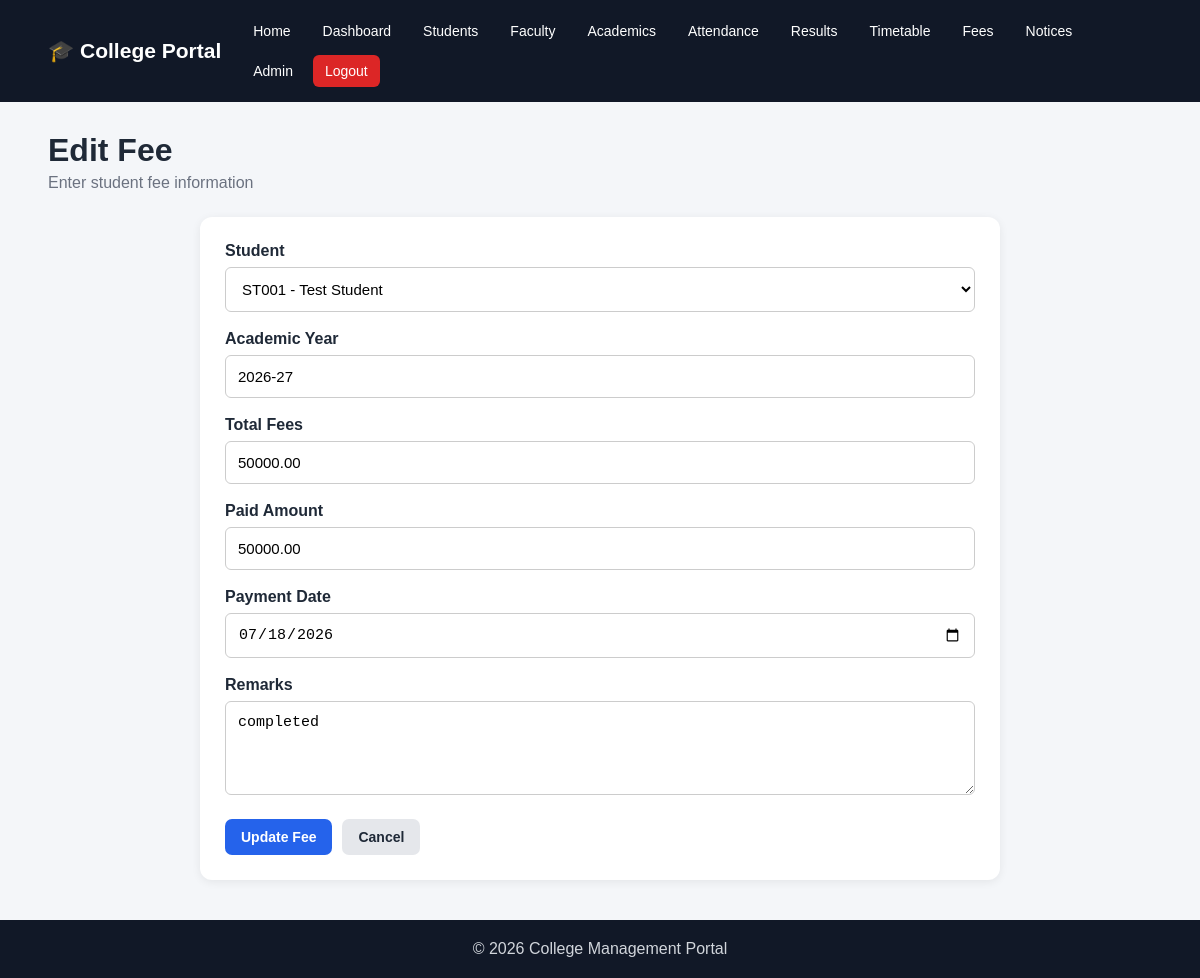
Page /fees/2/edit/ (signed in) on the committed database.
### students/models.py (models this page shows)
class Student(models.Model):
    GENDER_CHOICES = [
        ('Male', 'Male'),
        ('Female', 'Female'),
        ('Other', 'Other'),
    ]
    student_id = models.CharField(
        max_length=20,
        unique=True
    )
    first_name = models.CharField(
        max_length=100
    )
    last_name = models.CharField(
        max_length=100
    )
    email = models.EmailField(
        unique=True
    )
    phone = models.CharField(
        max_length=15
    )
    date_of_birth = models.DateField()
    gender = models.CharField(
        max_length=10,
        choices=GENDER_CHOICES
    )
    department = models.CharField(
        max_length=100
    )
    course = models.CharField(
        max_length=100
    )
    year = models.IntegerField()
    address = models.TextField()
    admission_date = models.DateField(
        auto_now_add=True
    )
    created_at = models.DateTimeField(
        auto_now_add=True
    )
    def __str__(self):
        return f"{self.student_id} - {self.first_name} {self.last_name}"

### fees/models.py (models this page shows, shortened)
class Fee(models.Model):
    PAYMENT_STATUS_CHOICES = [
        ('Paid', 'Paid'),
        ('Partial', 'Partial'),
        ('Pending', 'Pending'),
    ]
    student = models.ForeignKey(
        Student,
        on_delete=models.CASCADE,
        related_name='fees'
    )
    academic_year = models.CharField(
        max_length=20
    )
    total_fees = models.DecimalField(
        max_digits=10,
        decimal_places=2,
        validators=[
            MinValueValidator(0)
        ]
    )
    paid_amount = models.DecimalField(
        max_digits=10,
        decimal_places=2,
        validators=[
            MinValueValidator(0)
        ]
    )
    pending_amount = models.DecimalField(
        max_digits=10,
        decimal_places=2,
        default=0
    )
    payment_status = models.CharField(
        max_length=10,
        choices=PAYMENT_STATUS_CHOICES,
        default='Pending'
    )
    payment_date = models.DateField(
        null=True,
        blank=True
    )
    remarks = models.TextField(
        blank=True
    )
    created_at = models.DateTimeField(
        auto_now_add=True
    )
    class Meta:
        ordering = [
            '-created_at'
        ]

### fees/views.py (the view)
@login_required
def fee_update(request, pk):
    fee = get_object_or_404(
        Fee,
        pk=pk
    )
    if request.method == 'POST':
        form = FeeForm(
            request.POST,
            instance=fee
        )
        if form.is_valid():
            form.save()
            return redirect(
                'fee_list'
            )
    else:
        form = FeeForm(
            instance=fee
        )
    return render(
        request,
        'fees/fee_form.html',
        {
            'form': form,
            'fee': fee
        }
    )

### fees/forms.py (shortened to what this page needs)
class FeeForm(forms.ModelForm):
    class Meta:
        model = Fee
        fields = [
            'student',
            'academic_year',
            'total_fees',
            'paid_amount',
            'payment_date',
            'remarks',
        ]
        widgets = {
            'total_fees': forms.NumberInput(
                attrs={
                    'min': 0,
                    'step': '0.01'
                }
            ),
            'paid_amount': forms.NumberInput(
                attrs={
                    'min': 0,
                    'step': '0.01'
                }
            ),
            'payment_date': forms.DateInput(
                attrs={
                    'type': 'date'
                }
            ),
            'remarks': forms.Textarea(
                attrs={
                    'rows': 4
                }
            ),
        }

### templates/fees/fee_form.html (shortened to what this page needs)
{% extends 'base.html' %}
{% block content %}
<div class="section-header">
    <div>
        <h1>
            {% if fee %}
            Edit Fee
            {% else %}
            Add Fee
            {% endif %}
        </h1>
        <p>
            Enter student fee information
        </p>
    </div>
</div>
<div class="card form-card">
    <form method="POST">
        <div class="form-group">
            <label>
                Student
            </label>
            {{ form.student }}
        </div>
        <div class="form-group">
            <label>
                Academic Year
            </label>
            {{ form.academic_year }}
        </div>
        <div class="form-group">
            <label>
                Total Fees
            </label>
            {{ form.total_fees }}
        </div>
        <div class="form-group">
            <label>
                Paid Amount
            </label>
            {{ form.paid_amount }}
        </div>
        <div class="form-group">
            <label>
                Payment Date
            </label>
            {{ form.payment_date }}
        </div>
        <div class="form-group">
            <label>
                Remarks
            </label>
            {{ form.remarks }}
        </div>
        <div class="form-buttons">
            <button
                type="submit"
                class="btn-primary">
                {% if fee %}
                Update Fee
                {% else %}
                Save Fee
                {% endif %}
            </button>
            <a
                href="{% url 'fee_list' %}"
                class="btn-secondary">
                Cancel
            </a>
        </div>
    </form>
</div>
{% endblock %}

### static/css/style.css (style rules this page uses)
* { margin: 0; padding: 0; box-sizing: border-box; }
body { font-family: Arial, sans-serif; background: #f5f7fb; color: #222; }
.card { background: white; padding: 25px; border-radius: 12px; box-shadow: 0 3px 15px rgba(0, 0, 0, 0.08); }
.form-card { max-width: 800px; margin: 0 auto; }
.form-card label { display: block; font-weight: bold; margin-bottom: 7px; }
.form-card input, .form-card select, .form-card textarea { width: 100%; padding: 12px; border: 1px solid #ccc; border-radius: 6px; font-size: 15px; }
.form-buttons { margin-top: 25px; display: flex; gap: 10px; flex-wrap: wrap; }
.btn-primary, .btn-secondary, .btn-danger { display: inline-block; padding: 11px 20px; border-radius: 6px; text-decoration: none; border: none; cursor: pointer; font-size: 15px; font-weight: bold; }
.btn-primary { background: #2563eb; color: white; }
.btn-secondary { background: #64748b; color: white; }
.form-group { margin-bottom: 20px; }
.form-group label { display: block; font-weight: bold; margin-bottom: 7px; }
.form-group input { width: 100%; padding: 12px; border: 1px solid #ccc; border-radius: 6px; font-size: 15px; }
.section-header { display: flex; justify-content: space-between; align-items: center; margin-bottom: 20px; }
.section-header p { color: #666; }
* { box-sizing: border-box; }
body { margin: 0; font-family: Arial, Helvetica, sans-serif; background: #f4f6f9; color: #1f2937; }
a { text-decoration: none; }
.section-header { display: flex; justify-content: space-between; align-items: center; gap: 20px; margin-bottom: 25px; }
.section-header h1 { margin: 0 0 5px; }
.section-header p { margin: 0; color: #6b7280; }
.card { background: white; border-radius: 12px; padding: 25px; margin-bottom: 25px; box-shadow: 0 2px 10px rgba(0, 0, 0, 0.07); }
.btn-primary, .btn-secondary, .btn-danger { display: inline-block; border: none; padding: 10px 16px; border-radius: 7px; cursor: pointer; font-size: 14px; font-weight: 600; }
.btn-secondary { background: #e5e7eb; color: #1f2937; }
.form-group { margin-bottom: 18px; }
.form-group label, .filter-card label { display: block; margin-bottom: 7px; font-weight: 600; }
input, select, textarea { width: 100%; padding: 11px 12px; border: 1px solid #d1d5db; border-radius: 7px; font-size: 14px; background: white; }
.form-buttons { display: flex; gap: 10px; margin-top: 20px; }

### rows in the picture
Student: student "ST001 - Test Student"
Fee: academic_year "2026-27", total_fees "50000.00", paid_amount "50000.00", payment_date "07/18/2026", remarks "completed"
